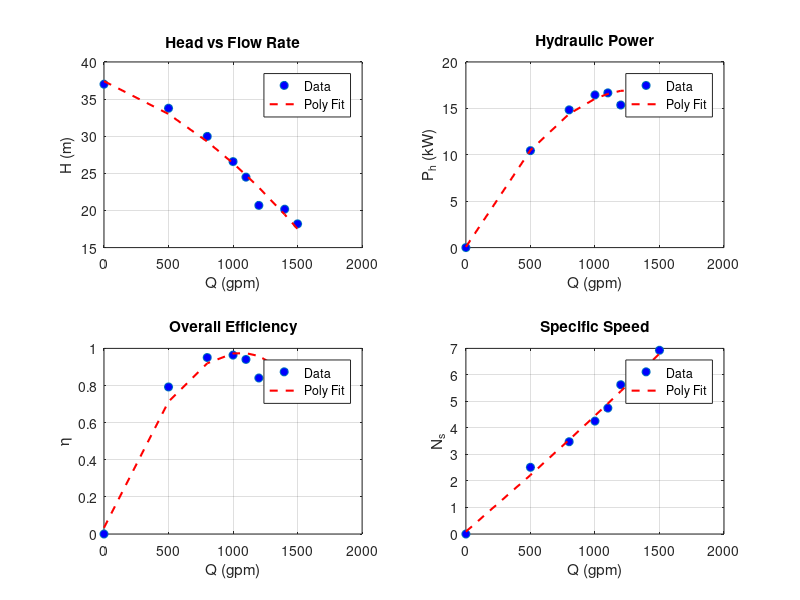

MATLAB code to generate this figure:
Q_gpm = [0 500 800 1000 1100 1200 1400 1500];
Ps_psi = [0.65 0.25 -0.35 -0.92 -1.24 -1.63 -2.4 -2.89];
Pd_psi = [53.3 48.3 42.3 36.9 33.6 27.8 26.3 23.0];
I_motor = [18.0 26.2 31.0 33.9 35.2 36.3 38.0 39.0];

g = 9.81;
rho = 1000;
n = 1100;
V_line = 380;
pf = 0.85;
eta_motor = 0.9;

Q_m3s = Q_gpm * 0.06309 / 1000;
dP_Pa = (Pd_psi - Ps_psi) * 6894.76;

H = dP_Pa ./ (rho * g);
Ph = (rho * g .* Q_m3s .* H) / 1000;
Pin = sqrt(3) * V_line * I_motor * pf * eta_motor / 1000;
eta = Ph ./ Pin;
Ns = (n .* sqrt(Q_m3s)) ./ ((g * H).^(3/4));

vars = {H, Ph, eta, Ns};
titles = {'Head vs Flow Rate','Hydraulic Power','Overall Efficiency','Specific Speed'};
ylabs = {'H (m)','P_h (kW)','\eta','N_s'};
figure('Name','Pump Curves','NumberTitle','off')

for i = 1:4
    subplot(2,2,i)
    y = vars{i};
    plot(Q_gpm, y, 'o', 'MarkerFaceColor','b'), hold on
    p = polyfit(Q_gpm, y, 2);
    yfit = polyval(p, Q_gpm);
    plot(Q_gpm, yfit, '--r', 'LineWidth',1.5)
    title(titles{i})
    xlabel('Q (gpm)'), ylabel(ylabs{i})
    legend('Data','Poly Fit')
    grid on
end
